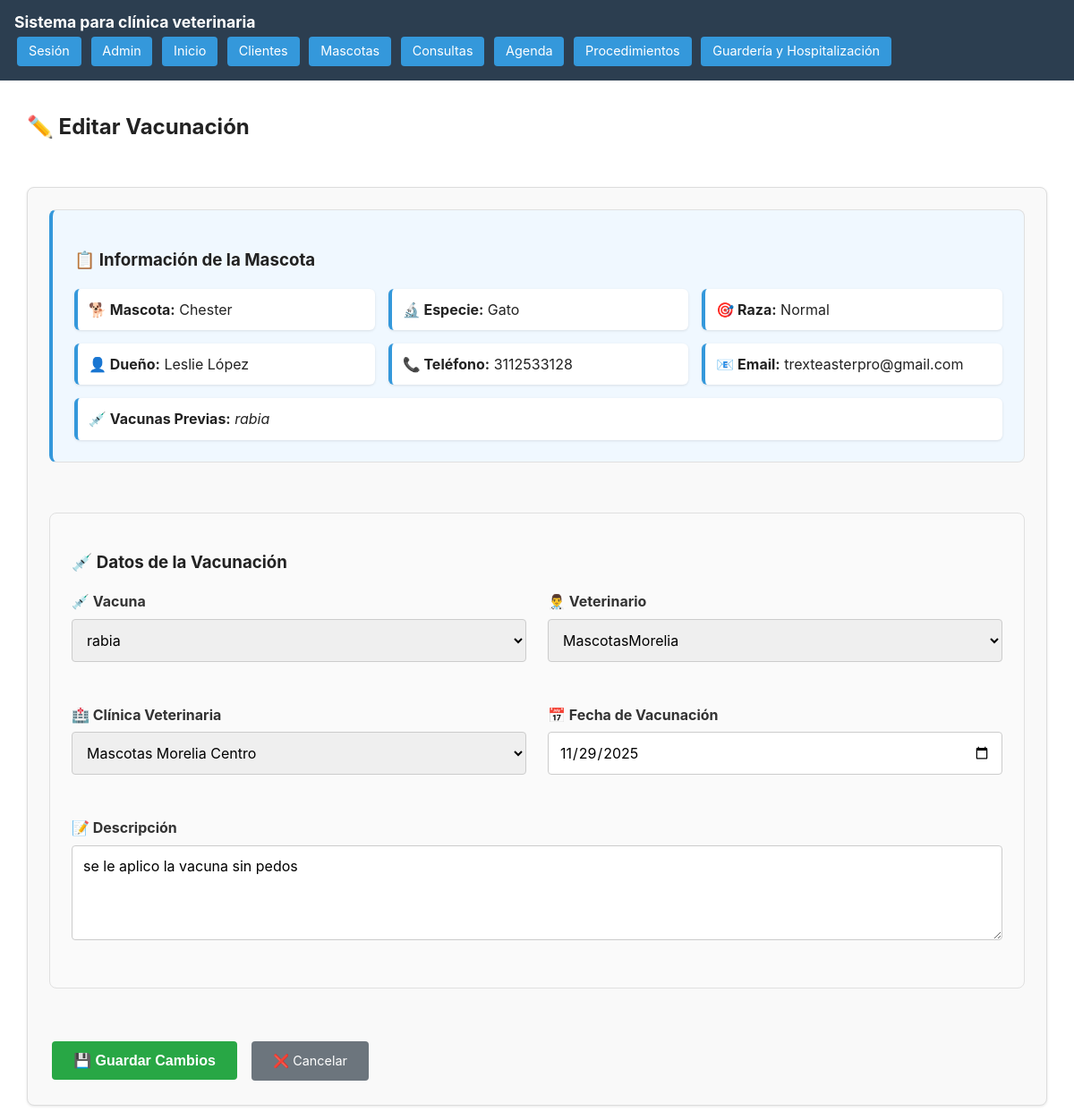
Screenshot of /procedimientos/vacunacion/editar/1/ (signed in) with the database file from the repository.
### Procedimientos/models.py (models this page shows)
class Vacunaciones(models.Model):
    CLINICAS = [
        ('Mascotas Morelia Centro', 'Mascotas Morelia Centro'),
        ('Mascotas Morelia Salida Apatzingán', 'Mascotas Morelia Salida Apatzingán'),
        ('Mascotas Morelia Mano Huevona', 'Mascotas Morelia Mano Huevona'),
    ]
    mascota = models.ForeignKey(Mascotas, on_delete=models.CASCADE)
    vacunas = models.ForeignKey(ListaVacunas, on_delete=models.CASCADE)
    descripcion = models.TextField(blank= True)
    veterinario =  models.ForeignKey(User, on_delete=models.CASCADE)
    clinicaVeterinaria = models.CharField(
        max_length=255,
        choices=CLINICAS,
        default='Mascotas Morelia Centro'  # puedes poner un valor por defecto si quieres
    )
    fecha = models.DateField()

### ClientesMascotas/models.py (models this page shows)
class Mascotas(models.Model):
    SEXOS = [
        ('macho', 'macho'),
        ('hembra', 'hembra'),
    ]
    cliente = models.ForeignKey(Clientes, on_delete=models.CASCADE)
    nombre = models.CharField(max_length=255)
    especie = models.CharField(max_length=255)
    raza = models.CharField(max_length=255)
    fechaNacimiento = models.DateField()
    peso = models.FloatField()
    vacunas = models.TextField(blank=True)
    ultimaDesparasitacion = models.DateField(blank= True, null=True)
    ultimoDesparasitante = models.TextField(blank=True)
    alergias = models.TextField(blank=True)
    vive = models.BooleanField(default=True)
    sexo = models.CharField(
        max_length=20,
        choices=SEXOS,
        default='macho'  # puedes poner un valor por defecto si quieres
    )
    alimento = models.TextField(blank = True)

class Clientes(models.Model):
    nombre = models.CharField(max_length=255)
    email = models.EmailField(unique=True, blank = True)
    telefono = models.CharField(max_length=20, unique = True)
    direccion = models.TextField(blank=True)

### Procedimientos/views.py (the view)
# urls.py: path('vacunacion/editar/<int:pk>/', views.editar_vacunacion, name='editar_vacunacion'),
@login_required
def editar_vacunacion(request, pk):
    vacunacion = get_object_or_404(Vacunaciones, pk=pk)
    veterinarios = User.objects.filter(is_active=True).order_by('first_name', 'last_name')
    if request.method == 'POST':
        form = VacunacionesUpdateForm(request.POST, instance=vacunacion)
        if form.is_valid():
            vacunacion_actualizada = form.save()
            mascota = vacunacion_actualizada.mascota
            vacunas_data = Vacunaciones.objects.filter(mascota=mascota)
            vacunas_cleaned_data = ", ".join([str(v.vacunas) for v in vacunas_data])
            mascota.vacunas = vacunas_cleaned_data
            mascota.save()
            messages.success(request, "✅ Vacunación actualizada exitosamente.")
            return redirect('historial_vacunaciones')
    else:
        form = VacunacionesUpdateForm(instance=vacunacion)
    return render(request, 'procedimientos/vacunaciones/editarVacunacion.html', {
        'form': form,
        'vacunacion': vacunacion,
        'veterinarios': veterinarios,
    })

### Procedimientos/models.py (called while the page is built)
    def __str__(self):
        return self.vacuna

### templates/procedimientos/vacunaciones/editarVacunacion.html (shortened to what this page needs)
{% extends 'base.html' %}
{% block content %}
<section class="container">
    <div class="header-actions">
        <h2>✏️ Editar Vacunación</h2>
    </div>
    <form method="post">
        <div class="form-section" style="background: #f0f8ff; border-left: 4px solid #3498db;">
            <h3>📋 Información de la Mascota</h3>
            <div class="info-grid">
                <div class="info-item">
                    <strong>🐕 Mascota:</strong>
                    <span>{{ vacunacion.mascota.nombre }}</span>
                </div>
                <div class="info-item">
                    <strong>🔬 Especie:</strong>
                    <span>{{ vacunacion.mascota.especie }}</span>
                </div>
                <div class="info-item">
                    <strong>🎯 Raza:</strong>
                    <span>{{ vacunacion.mascota.raza }}</span>
                </div>
                <div class="info-item">
                    <strong>👤 Dueño:</strong>
                    <span>{{ vacunacion.mascota.cliente.nombre }}</span>
                </div>
                <div class="info-item">
                    <strong>📞 Teléfono:</strong>
                    <span>{{ vacunacion.mascota.cliente.telefono }}</span>
                </div>
                <div class="info-item">
                    <strong>📧 Email:</strong>
                    <span>{{ vacunacion.mascota.cliente.email }}</span>
                </div>
                <div class="info-item full-width">
                    <strong>💉 Vacunas Previas:</strong>
                    <span style="font-style: italic;">
                        {% if vacunacion.mascota.vacunas %}
                            {{ vacunacion.mascota.vacunas }}
                        {% else %}
                            Ninguna registrada
                        {% endif %}
                    </span>
                </div>
            </div>
        </div>
        <div class="form-section">
            <h3>💉 Datos de la Vacunación</h3>
            <div class="form-grid">
                <div class="form-group">
                    <label for="{{ form.vacunas.id_for_label }}">{{ form.vacunas.label }}</label>
                    {{ form.vacunas }}
                </div>
                <div class="form-group">
                    <label for="{{ form.veterinario.id_for_label }}">{{ form.veterinario.label }}</label>
                    {{ form.veterinario }}
                </div>
                <div class="form-group">
                    <label for="{{ form.clinicaVeterinaria.id_for_label }}">{{ form.clinicaVeterinaria.label }}</label>
                    {{ form.clinicaVeterinaria }}
                </div>
                <div class="form-group">
                    <label for="{{ form.fecha.id_for_label }}">{{ form.fecha.label }}</label>
                    {{ form.fecha }}
                </div>
                <div class="form-group full-width">
                    <label for="{{ form.descripcion.id_for_label }}">{{ form.descripcion.label }}</label>
                    {{ form.descripcion }}
                </div>
            </div>
        </div>
        <div class="action-buttons">
            <button type="submit" class="btn-home" style="background: #28a745; padding: 12px 24px;">
                💾 Guardar Cambios
            </button>
            <a href="{% url 'historial_vacunaciones' %}" class="btn-home" style="background: #6c757d; padding: 12px 24px;">
                ❌ Cancelar
            </a>
        </div>
    </form>
</section>
{% endblock %}

### static/styles/main.css (style rules this page uses)
:root { --brand-bg: #2c3e50; --btn-bg: #3498db; --btn-bg-hover: #2980b9; --text-on-brand: #ffffff; --btn-agr: #14890c; --btn-agr-hover: #0fda15; --btn-regresar: #e67e22; --btn-regresar-hover: #a85904; --form-bg: #fafafa; --form-border: #e0e0e0; --error-color: #d9534f; --success-color: #28a745; }
body { margin: 0; font-family: -apple-system, BlinkMacSystemFont, 'Segoe UI', Roboto, 'Helvetica Neue', Arial; line-height: 1.4; color: #222; }
.btn-home, .btn-agregar, .btn-regresar { display: inline-block; padding: 0.4rem 0.8rem; color: white; text-decoration: none; border-radius: 4px; margin: 0.2rem; border: none; cursor: pointer; font-size: 0.9rem; }
.btn-home { background: var(--btn-bg); }
.form-group { margin-bottom: 1.5rem; }
.form-section { margin-bottom: 2rem; padding: 1.5rem; border: 1px solid var(--form-border); border-radius: 8px; background: var(--form-bg); }
.form-grid { display: grid; grid-template-columns: 1fr 1fr; gap: 1.5rem; }
.full-width { grid-column: 1 / -1; }
.form-control { width: 100%; padding: 0.75rem; border: 1px solid #ccc; border-radius: 4px; box-sizing: border-box; font-size: 1rem; font-family: inherit; }
form { display: flex; flex-direction: column; gap: 1.5rem; background: #f9f9f9; padding: 1.5rem; border: 1px solid #ddd; border-radius: 8px; box-shadow: 0 1px 3px rgba(0, 0, 0, 0.1); }
form label { font-weight: bold; color: #333; margin-bottom: 0.5rem; display: block; }
form input, form textarea, form select { padding: 0.75rem; border: 1px solid #ccc; border-radius: 4px; font-size: 1rem; width: 100%; box-sizing: border-box; font-family: inherit; }
form button[type="submit"] { align-self: flex-start; padding: 0.75rem 1.5rem; background: var(--btn-agr); color: white; border: none; border-radius: 4px; cursor: pointer; font-size: 1rem; font-weight: bold; }
.header-actions { display: flex; justify-content: space-between; align-items: center; margin-bottom: 30px; flex-wrap: wrap; gap: 15px; }
.action-buttons { display: flex; gap: 10px; flex-wrap: wrap; }
.info-grid { display: grid; grid-template-columns: repeat(auto-fit, minmax(300px, 1fr)); gap: 15px; margin-top: 15px; }
.info-item { padding: 12px; background: white; border-radius: 6px; border-left: 4px solid var(--btn-bg); box-shadow: 0 1px 3px rgba(0,0,0,0.1); }
.info-item.full-width { grid-column: 1 / -1; }
.container { padding: 1rem; max-width: 100%; margin: 0 auto; }
@media (min-width: 1200px) { .container { max-width: 1140px; } }

### rows the page displays
Vacunaciones: mascota.nombre "Chester", mascota.especie "Gato", mascota.raza "Normal", mascota.cliente.nombre "Leslie López", mascota.cliente.telefono "3112533128", mascota.cliente.email "trexteasterpro@gmail.com", mascota.vacunas "rabia", vacunas "rabia", veterinario "MascotasMorelia", clinicaVeterinaria "Mascotas Morelia Centro", fecha "11/29/2025", descripcion "se le aplico la vacuna sin pedos"
